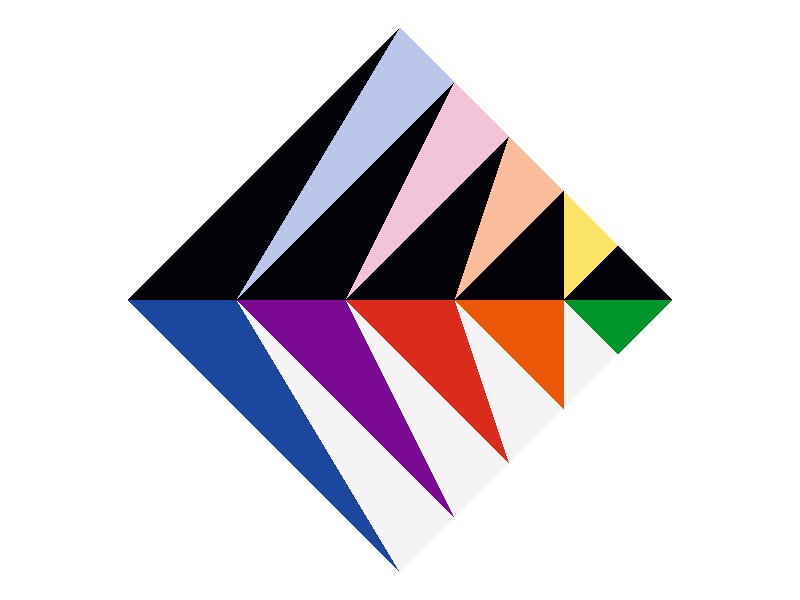
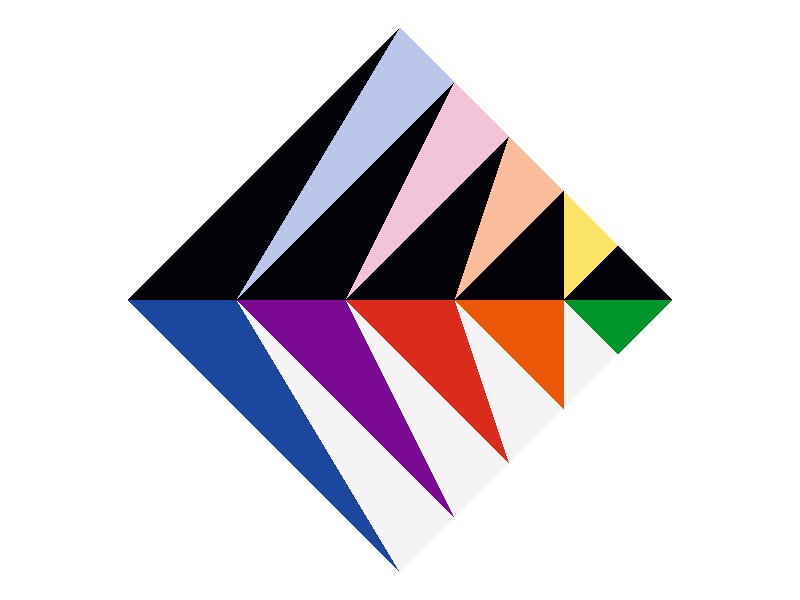

R code for these plots, in order:
# Drawing by Max Bill in R code written by Qiyu Li
# See, e.g.: https://files.ocula.com/anzax/ea/ea9f9dfd-a002-45e5-ba5f-ccf2a5704775_621_650.jpg

library(ggplot2)

positions <- data.frame(
  id = rep(1:11, each = 3),
  x = c(
    -2.5, 0, 2.5, -2.5, 0, 2.5,
    0, 0.5, -1.5, 0.5, 1, -0.5,
    1, 1.5, 0.5, 1.5, 2, 1.5,
    0, -2.5, -1.5, 2.5*0.2, -1.5, -0.5,
    2.5*0.4, -0.5, 0.5, 2.5*0.6, 0.5, 1.5,
    2.5, 1.5, 2.5*0.8
  ),
  y = c(
    0, 2.5, 0, 0, -2.5, 0,
    2.5, 2.5*0.8, 0, 2.5*0.8, 2.5*0.6, 0,
    2.5*0.6, 2.5*0.4, 0, 2.5*0.4, 2.5*0.2,0,
    -2.5, 0, 0, -2.5*0.8, 0, 0,
    -2.5*0.6,0,0, -2.5*0.4,0,0,
    0,0, -2.5*0.2
  )
)

colors <- data.frame(
  id = 1:11,
  fill = c(
    "#040308", "#f4f4f4","#bbc7ea", "#f3c4d8",
    "#fbbd9b","#fce468", "#1b479e", "#7b0994",
    "#db2c1b", "#ee5809","#00962b"
  )
)

dat <- merge(colors, positions, by = "id")

ggplot(dat, aes(x = x, y = y, fill = fill, group = id)) +
  geom_polygon() +
  scale_fill_identity()+
  coord_equal()+
  theme_void()

ggsave("max_bill2_from_r.svg")
